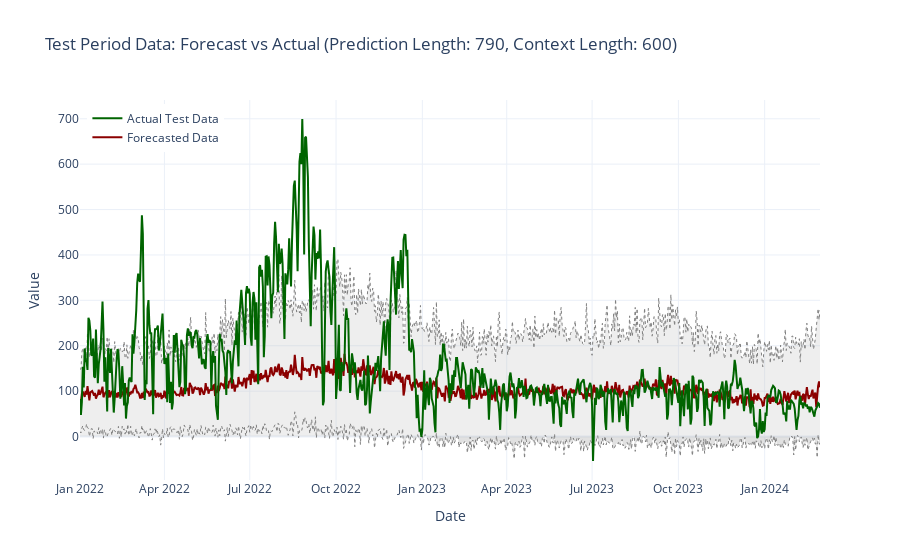

The notebook cell this image was saved under:
### Code cell
# Convert 'start' to a timestamp if necessary
start_date = inp['start'].to_timestamp() if hasattr(inp['start'], 'to_timestamp') else pd.Timestamp(inp['start'])

# Generate test period dates
test_start_date = pd.Timestamp(start_date) + pd.Timedelta(days=len(inp_values))
test_dates = pd.date_range(start=test_start_date, periods=PDT, freq='D')

# Confidence interval traces with reduced dominance
confidence_trace_upper = go.Scatter(
    x=test_dates,
    y=forecast.quantile(0.9).numpy() if torch.is_tensor(forecast.quantile(0.9)) else forecast.quantile(0.9),
    mode='lines',
    name='Confidence Interval Upper',
    line=dict(color='grey', width=1, dash='dot'),
    fill='tonexty',
    fillcolor='rgba(169, 169, 169, 0.2)',  # Light grey fill with reduced opacity
    showlegend=False
)

confidence_trace_lower = go.Scatter(
    x=test_dates,
    y=forecast.quantile(0.1).numpy() if torch.is_tensor(forecast.quantile(0.1)) else forecast.quantile(0.1),
    mode='lines',
    name='Confidence Interval Lower',
    line=dict(color='grey', width=1, dash='dot'),
    fill='tonexty',
    fillcolor='rgba(169, 169, 169, 0.2)',  # Light grey fill with reduced opacity
    showlegend=False
)

# Plotting with Plotly (focusing on the test period)
forecast_trace = go.Scatter(
    x=test_dates,
    y=forecast_values,
    mode='lines',
    name='Forecasted Data',
    line=dict(color='darkred', dash='solid')
)

label_trace = go.Scatter(
    x=test_dates,
    y=label_values,
    mode='lines',
    name='Actual Test Data',
    line=dict(color='darkgreen', dash='solid')
)

# Update layout for better visualization
layout = go.Layout(
    title=f"Test Period Data: Forecast vs Actual (Prediction Length: {PDT}, Context Length: {CTX})",
    xaxis=dict(title='Date', range=[test_dates[0], test_dates[-1]]),  # Set x-axis range to focus on the test period
    yaxis=dict(title='Value'),
    legend=dict(x=0.01, y=0.99),
    template='plotly_white',
)

# Ensure the actual and forecasted data are added last to bring them to the front
fig = go.Figure(data=[confidence_trace_lower, confidence_trace_upper, forecast_trace, label_trace], layout=layout)
fig.show()

### Figure 1 — Plotly figure (JSON) as saved in the notebook; plotly's stock layout.template omitted (floating-point values rounded to 4 significant figures; data arrays with more than 128 entries replaced by an {"elided": "..."} marker saying what was removed)
{"data": [{"fill": "tonexty", "fillcolor": "rgba(169, 169, 169, 0.2)", "line": {"color": "grey", "dash": "dot", "width": 1}, "mode": "lines", "name": "Confidence Interval Lower", "showlegend": false, "type": "scatter", "x": {"elided": "790 str values"}, "y": {"elided": "790 float values"}}, {"fill": "tonexty", "fillcolor": "rgba(169, 169, 169, 0.2)", "line": {"color": "grey", "dash": "dot", "width": 1}, "mode": "lines", "name": "Confidence Interval Upper", "showlegend": false, "type": "scatter", "x": {"elided": "790 str values"}, "y": {"elided": "790 float values"}}, {"line": {"color": "darkred", "dash": "solid"}, "mode": "lines", "name": "Forecasted Data", "type": "scatter", "x": {"elided": "790 str values"}, "y": {"elided": "790 float values"}}, {"line": {"color": "darkgreen", "dash": "solid"}, "mode": "lines", "name": "Actual Test Data", "type": "scatter", "x": {"elided": "790 str values"}, "y": {"elided": "790 float values"}}], "layout": {"legend": {"x": 0.01, "y": 0.99}, "title": {"text": "Test Period Data: Forecast vs Actual (Prediction Length: 790, Context Length: 600)"}, "xaxis": {"range": ["2022-01-01T00:00:00", "2024-02-29T00:00:00"], "title": {"text": "Date"}}, "yaxis": {"title": {"text": "Value"}}}}
